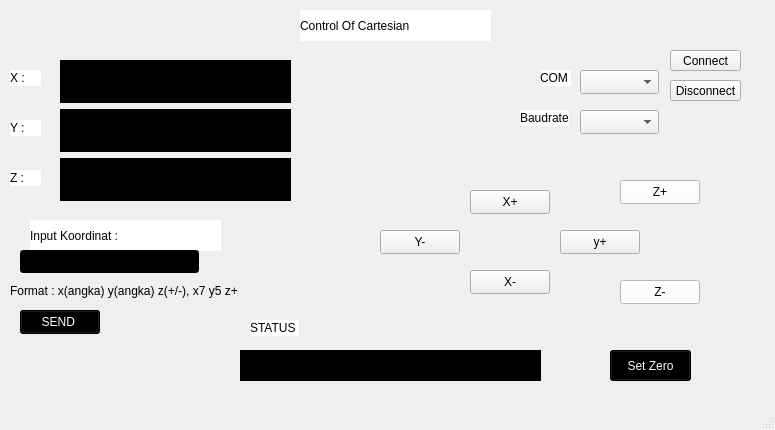
<?xml version="1.0" encoding="UTF-8"?>
<ui version="4.0">
 <class>MainWindow</class>
 <widget class="QMainWindow" name="MainWindow">
  <property name="geometry">
   <rect>
    <x>0</x>
    <y>0</y>
    <width>775</width>
    <height>430</height>
   </rect>
  </property>
  <property name="windowTitle">
   <string>MainWindow</string>
  </property>
  <widget class="QWidget" name="centralwidget">
   <widget class="QPushButton" name="pushButton">
    <property name="geometry">
     <rect>
      <x>470</x>
      <y>270</y>
      <width>80</width>
      <height>24</height>
     </rect>
    </property>
    <property name="text">
     <string>X-</string>
    </property>
   </widget>
   <widget class="QPushButton" name="pushButton_2">
    <property name="geometry">
     <rect>
      <x>470</x>
      <y>190</y>
      <width>80</width>
      <height>24</height>
     </rect>
    </property>
    <property name="text">
     <string>X+</string>
    </property>
   </widget>
   <widget class="QPushButton" name="pushButton_3">
    <property name="geometry">
     <rect>
      <x>560</x>
      <y>230</y>
      <width>80</width>
      <height>24</height>
     </rect>
    </property>
    <property name="text">
     <string>y+</string>
    </property>
   </widget>
   <widget class="QPushButton" name="pushButton_4">
    <property name="geometry">
     <rect>
      <x>380</x>
      <y>230</y>
      <width>80</width>
      <height>24</height>
     </rect>
    </property>
    <property name="text">
     <string>Y-</string>
    </property>
   </widget>
   <widget class="QLabel" name="statusLabel">
    <property name="geometry">
     <rect>
      <x>240</x>
      <y>350</y>
      <width>301</width>
      <height>31</height>
     </rect>
    </property>
    <property name="styleSheet">
     <string notr="true">background-color: rgb(0, 0, 0);
color: rgb(255, 255, 255);</string>
    </property>
    <property name="text">
     <string/>
    </property>
   </widget>
   <widget class="QPushButton" name="pushButton_5">
    <property name="geometry">
     <rect>
      <x>20</x>
      <y>310</y>
      <width>80</width>
      <height>24</height>
     </rect>
    </property>
    <property name="styleSheet">
     <string notr="true">background-color: rgb(0, 0, 0);
color: rgb(255, 255, 255);</string>
    </property>
    <property name="text">
     <string>SEND </string>
    </property>
   </widget>
   <widget class="QPushButton" name="pushButton_6">
    <property name="geometry">
     <rect>
      <x>610</x>
      <y>350</y>
      <width>81</width>
      <height>31</height>
     </rect>
    </property>
    <property name="styleSheet">
     <string notr="true">color: rgb(255, 255, 255);
background-color: rgb(0, 0, 0);</string>
    </property>
    <property name="text">
     <string>Set Zero</string>
    </property>
   </widget>
   <widget class="QWidget" name="verticalLayoutWidget_2">
    <property name="geometry">
     <rect>
      <x>60</x>
      <y>60</y>
      <width>231</width>
      <height>141</height>
     </rect>
    </property>
    <layout class="QVBoxLayout" name="verticalLayout_2">
     <item>
      <widget class="QLabel" name="label">
       <property name="styleSheet">
        <string notr="true">color: rgb(255, 255, 255);
background-color: rgb(0, 0, 0);</string>
       </property>
       <property name="text">
        <string/>
       </property>
      </widget>
     </item>
     <item>
      <widget class="QLabel" name="label_2">
       <property name="styleSheet">
        <string notr="true">color: rgb(255, 255, 255);
background-color: rgb(0, 0, 0);</string>
       </property>
       <property name="text">
        <string/>
       </property>
      </widget>
     </item>
     <item>
      <widget class="QLabel" name="label_3">
       <property name="styleSheet">
        <string notr="true">color: rgb(255, 255, 255);
background-color: rgb(0, 0, 0);</string>
       </property>
       <property name="text">
        <string/>
       </property>
      </widget>
     </item>
    </layout>
   </widget>
   <widget class="QLabel" name="label_4">
    <property name="geometry">
     <rect>
      <x>10</x>
      <y>70</y>
      <width>31</width>
      <height>16</height>
     </rect>
    </property>
    <property name="styleSheet">
     <string notr="true">background-color: rgb(255, 255, 255);
font: 12pt &quot;Segoe UI&quot;;
color: rgb(0, 0, 0);</string>
    </property>
    <property name="text">
     <string>X :</string>
    </property>
   </widget>
   <widget class="QLabel" name="label_5">
    <property name="geometry">
     <rect>
      <x>10</x>
      <y>120</y>
      <width>31</width>
      <height>16</height>
     </rect>
    </property>
    <property name="styleSheet">
     <string notr="true">color: rgb(0, 0, 0);
background-color: rgb(255, 255, 255);
font: 12pt &quot;Segoe UI&quot;;</string>
    </property>
    <property name="text">
     <string>Y :</string>
    </property>
   </widget>
   <widget class="QLabel" name="label_6">
    <property name="geometry">
     <rect>
      <x>10</x>
      <y>170</y>
      <width>31</width>
      <height>16</height>
     </rect>
    </property>
    <property name="styleSheet">
     <string notr="true">background-color: rgb(255, 255, 255);
font: 12pt &quot;Segoe UI&quot;;
color: rgb(0, 0, 0);</string>
    </property>
    <property name="text">
     <string>Z :</string>
    </property>
   </widget>
   <widget class="QLabel" name="label_7">
    <property name="geometry">
     <rect>
      <x>520</x>
      <y>110</y>
      <width>49</width>
      <height>16</height>
     </rect>
    </property>
    <property name="styleSheet">
     <string notr="true">color: rgb(0, 0, 0);
background-color: rgb(255, 255, 255);</string>
    </property>
    <property name="text">
     <string>Baudrate</string>
    </property>
   </widget>
   <widget class="QLabel" name="label_8">
    <property name="geometry">
     <rect>
      <x>540</x>
      <y>70</y>
      <width>31</width>
      <height>16</height>
     </rect>
    </property>
    <property name="styleSheet">
     <string notr="true">color: rgb(0, 0, 0);
background-color: rgb(255, 255, 255);</string>
    </property>
    <property name="text">
     <string>COM</string>
    </property>
   </widget>
   <widget class="QLabel" name="label_9">
    <property name="geometry">
     <rect>
      <x>30</x>
      <y>220</y>
      <width>191</width>
      <height>31</height>
     </rect>
    </property>
    <property name="styleSheet">
     <string notr="true">color: rgb(0, 0, 0);
background-color: rgb(255, 255, 255);
font: 12pt &quot;Segoe UI&quot;;</string>
    </property>
    <property name="text">
     <string>Input Koordinat :</string>
    </property>
   </widget>
   <widget class="QLabel" name="label_10">
    <property name="geometry">
     <rect>
      <x>300</x>
      <y>10</y>
      <width>191</width>
      <height>31</height>
     </rect>
    </property>
    <property name="styleSheet">
     <string notr="true">color: rgb(0, 0, 0);
font: 16pt &quot;Segoe UI&quot;;
background-color: rgb(255, 255, 255);


</string>
    </property>
    <property name="text">
     <string>Control Of Cartesian</string>
    </property>
   </widget>
   <widget class="QLabel" name="label_11">
    <property name="geometry">
     <rect>
      <x>10</x>
      <y>280</y>
      <width>231</width>
      <height>21</height>
     </rect>
    </property>
    <property name="text">
     <string>Format : x(angka) y(angka) z(+/-), x7 y5 z+</string>
    </property>
   </widget>
   <widget class="QPushButton" name="pushButton_7">
    <property name="geometry">
     <rect>
      <x>620</x>
      <y>180</y>
      <width>80</width>
      <height>24</height>
     </rect>
    </property>
    <property name="styleSheet">
     <string notr="true">font: 9pt &quot;Segoe UI&quot;;
background-color: rgb(255, 255, 255);
color: rgb(0, 0, 0);</string>
    </property>
    <property name="text">
     <string>Z+</string>
    </property>
   </widget>
   <widget class="QPushButton" name="pushButton_8">
    <property name="geometry">
     <rect>
      <x>620</x>
      <y>280</y>
      <width>80</width>
      <height>24</height>
     </rect>
    </property>
    <property name="styleSheet">
     <string notr="true">font: 9pt &quot;Segoe UI&quot;;
background-color: rgb(255, 255, 255);
color: rgb(0, 0, 0);</string>
    </property>
    <property name="text">
     <string>Z-</string>
    </property>
   </widget>
   <widget class="QPushButton" name="pushButton_9">
    <property name="geometry">
     <rect>
      <x>670</x>
      <y>50</y>
      <width>71</width>
      <height>21</height>
     </rect>
    </property>
    <property name="text">
     <string>Connect</string>
    </property>
   </widget>
   <widget class="QComboBox" name="comboBox">
    <property name="geometry">
     <rect>
      <x>580</x>
      <y>70</y>
      <width>79</width>
      <height>24</height>
     </rect>
    </property>
   </widget>
   <widget class="QComboBox" name="comboBox_2">
    <property name="geometry">
     <rect>
      <x>580</x>
      <y>110</y>
      <width>79</width>
      <height>24</height>
     </rect>
    </property>
   </widget>
   <widget class="QLabel" name="label_12">
    <property name="geometry">
     <rect>
      <x>250</x>
      <y>320</y>
      <width>49</width>
      <height>16</height>
     </rect>
    </property>
    <property name="styleSheet">
     <string notr="true">color: rgb(0, 0, 0);
background-color: rgb(255, 255, 255);</string>
    </property>
    <property name="text">
     <string>STATUS :</string>
    </property>
   </widget>
   <widget class="QLineEdit" name="lineEdit">
    <property name="geometry">
     <rect>
      <x>20</x>
      <y>250</y>
      <width>179</width>
      <height>23</height>
     </rect>
    </property>
    <property name="styleSheet">
     <string notr="true">font: 8pt &quot;Segoe UI&quot;;
color: rgb(255, 255, 255);
background-color: rgb(0, 0, 0);</string>
    </property>
    <property name="text">
     <string/>
    </property>
   </widget>
   <widget class="QPushButton" name="pushButton_10">
    <property name="geometry">
     <rect>
      <x>670</x>
      <y>80</y>
      <width>71</width>
      <height>21</height>
     </rect>
    </property>
    <property name="text">
     <string>Disconnect</string>
    </property>
   </widget>
  </widget>
  <widget class="QMenuBar" name="menubar">
   <property name="geometry">
    <rect>
     <x>0</x>
     <y>0</y>
     <width>775</width>
     <height>21</height>
    </rect>
   </property>
  </widget>
  <widget class="QStatusBar" name="statusbar"/>
 </widget>
 <resources/>
 <connections/>
</ui>
